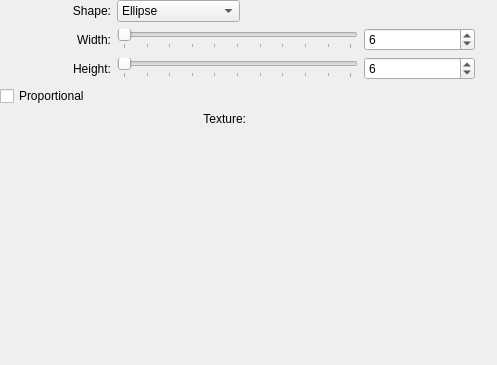
<?xml version="1.0" encoding="UTF-8"?>
<ui version="4.0">
 <class>WdgSprayShapeOptions</class>
 <widget class="QWidget" name="WdgSprayShapeOptions">
  <property name="enabled">
   <bool>true</bool>
  </property>
  <property name="geometry">
   <rect>
    <x>0</x>
    <y>0</y>
    <width>497</width>
    <height>365</height>
   </rect>
  </property>
  <property name="sizePolicy">
   <sizepolicy hsizetype="Preferred" vsizetype="Preferred">
    <horstretch>255</horstretch>
    <verstretch>255</verstretch>
   </sizepolicy>
  </property>
  <property name="minimumSize">
   <size>
    <width>425</width>
    <height>365</height>
   </size>
  </property>
  <layout class="QVBoxLayout" name="verticalLayout">
   <property name="leftMargin">
    <number>0</number>
   </property>
   <property name="topMargin">
    <number>0</number>
   </property>
   <property name="rightMargin">
    <number>0</number>
   </property>
   <property name="bottomMargin">
    <number>0</number>
   </property>
   <item>
    <layout class="QGridLayout" name="gridLayout" columnstretch="0,0,0,0,0">
     <item row="0" column="0">
      <widget class="QLabel" name="widthInfoLbl_2">
       <property name="text">
        <string>Shape:</string>
       </property>
       <property name="alignment">
        <set>Qt::AlignRight|Qt::AlignTrailing|Qt::AlignVCenter</set>
       </property>
      </widget>
     </item>
     <item row="0" column="1">
      <widget class="QComboBox" name="shapeBox">
       <property name="currentIndex">
        <number>0</number>
       </property>
       <item>
        <property name="text">
         <string>Ellipse</string>
        </property>
       </item>
       <item>
        <property name="text">
         <string>Rectangle</string>
        </property>
       </item>
       <item>
        <property name="text">
         <string>Anti-aliased pixel</string>
        </property>
       </item>
       <item>
        <property name="text">
         <string>Pixel</string>
        </property>
       </item>
       <item>
        <property name="text">
         <string>Image</string>
        </property>
       </item>
      </widget>
     </item>
     <item row="0" column="2" colspan="3">
      <spacer name="horizontalSpacer">
       <property name="orientation">
        <enum>Qt::Horizontal</enum>
       </property>
       <property name="sizeHint" stdset="0">
        <size>
         <width>198</width>
         <height>20</height>
        </size>
       </property>
      </spacer>
     </item>
     <item row="1" column="0">
      <widget class="QLabel" name="widthInfoLbl">
       <property name="text">
        <string>Width:</string>
       </property>
       <property name="alignment">
        <set>Qt::AlignRight|Qt::AlignTrailing|Qt::AlignVCenter</set>
       </property>
      </widget>
     </item>
     <item row="1" column="1" colspan="2">
      <widget class="QSlider" name="widthSlider">
       <property name="minimum">
        <number>1</number>
       </property>
       <property name="maximum">
        <number>1000</number>
       </property>
       <property name="pageStep">
        <number>100</number>
       </property>
       <property name="orientation">
        <enum>Qt::Horizontal</enum>
       </property>
       <property name="tickPosition">
        <enum>QSlider::TicksBelow</enum>
       </property>
      </widget>
     </item>
     <item row="1" column="3">
      <widget class="QSpinBox" name="widthSpin">
       <property name="enabled">
        <bool>true</bool>
       </property>
       <property name="minimum">
        <number>1</number>
       </property>
       <property name="maximum">
        <number>1000</number>
       </property>
       <property name="value">
        <number>6</number>
       </property>
      </widget>
     </item>
     <item row="1" column="4" rowspan="2">
      <widget class="KoAspectButton" name="aspectButton">
       <property name="sizePolicy">
        <sizepolicy hsizetype="Minimum" vsizetype="Fixed">
         <horstretch>0</horstretch>
         <verstretch>0</verstretch>
        </sizepolicy>
       </property>
       <property name="minimumSize">
        <size>
         <width>16</width>
         <height>0</height>
        </size>
       </property>
       <property name="maximumSize">
        <size>
         <width>16</width>
         <height>32767</height>
        </size>
       </property>
       <property name="text">
        <string/>
       </property>
      </widget>
     </item>
     <item row="2" column="0">
      <widget class="QLabel" name="heightInfoLbl">
       <property name="text">
        <string>Height:</string>
       </property>
       <property name="alignment">
        <set>Qt::AlignRight|Qt::AlignTrailing|Qt::AlignVCenter</set>
       </property>
      </widget>
     </item>
     <item row="2" column="1" colspan="2">
      <widget class="QSlider" name="heightSlider">
       <property name="minimum">
        <number>1</number>
       </property>
       <property name="maximum">
        <number>1000</number>
       </property>
       <property name="pageStep">
        <number>100</number>
       </property>
       <property name="orientation">
        <enum>Qt::Horizontal</enum>
       </property>
       <property name="tickPosition">
        <enum>QSlider::TicksBelow</enum>
       </property>
      </widget>
     </item>
     <item row="2" column="3">
      <widget class="QSpinBox" name="heightSpin">
       <property name="enabled">
        <bool>true</bool>
       </property>
       <property name="minimum">
        <number>1</number>
       </property>
       <property name="maximum">
        <number>1000</number>
       </property>
       <property name="value">
        <number>6</number>
       </property>
      </widget>
     </item>
    </layout>
   </item>
   <item>
    <widget class="QCheckBox" name="proportionalBox">
     <property name="text">
      <string>Proportional</string>
     </property>
     <property name="checked">
      <bool>false</bool>
     </property>
    </widget>
   </item>
   <item>
    <layout class="QHBoxLayout" name="horizontalLayout_2">
     <item>
      <widget class="QLabel" name="label">
       <property name="text">
        <string>Texture:</string>
       </property>
       <property name="alignment">
        <set>Qt::AlignRight|Qt::AlignTrailing|Qt::AlignVCenter</set>
       </property>
      </widget>
     </item>
     <item>
      <widget class="KUrlRequester" name="imageUrl"/>
     </item>
    </layout>
   </item>
   <item>
    <spacer name="verticalSpacer">
     <property name="orientation">
      <enum>Qt::Vertical</enum>
     </property>
     <property name="sizeHint" stdset="0">
      <size>
       <width>20</width>
       <height>37</height>
      </size>
     </property>
    </spacer>
   </item>
  </layout>
 </widget>
 <customwidgets>
  <customwidget>
   <class>KoAspectButton</class>
   <extends>QLabel</extends>
   <header>KoAspectButton.h</header>
   <container>1</container>
  </customwidget>
  <customwidget>
   <class>KUrlRequester</class>
   <extends>QFrame</extends>
   <header>kurlrequester.h</header>
   <container>1</container>
  </customwidget>
 </customwidgets>
 <resources/>
 <connections>
  <connection>
   <sender>widthSlider</sender>
   <signal>valueChanged(int)</signal>
   <receiver>widthSpin</receiver>
   <slot>setValue(int)</slot>
   <hints>
    <hint type="sourcelabel">
     <x>257</x>
     <y>46</y>
    </hint>
    <hint type="destinationlabel">
     <x>763</x>
     <y>55</y>
    </hint>
   </hints>
  </connection>
  <connection>
   <sender>heightSlider</sender>
   <signal>valueChanged(int)</signal>
   <receiver>heightSpin</receiver>
   <slot>setValue(int)</slot>
   <hints>
    <hint type="sourcelabel">
     <x>281</x>
     <y>80</y>
    </hint>
    <hint type="destinationlabel">
     <x>763</x>
     <y>87</y>
    </hint>
   </hints>
  </connection>
  <connection>
   <sender>widthSpin</sender>
   <signal>valueChanged(int)</signal>
   <receiver>widthSlider</receiver>
   <slot>setValue(int)</slot>
   <hints>
    <hint type="sourcelabel">
     <x>763</x>
     <y>55</y>
    </hint>
    <hint type="destinationlabel">
     <x>118</x>
     <y>50</y>
    </hint>
   </hints>
  </connection>
  <connection>
   <sender>heightSpin</sender>
   <signal>valueChanged(int)</signal>
   <receiver>heightSlider</receiver>
   <slot>setValue(int)</slot>
   <hints>
    <hint type="sourcelabel">
     <x>763</x>
     <y>87</y>
    </hint>
    <hint type="destinationlabel">
     <x>150</x>
     <y>87</y>
    </hint>
   </hints>
  </connection>
 </connections>
</ui>
